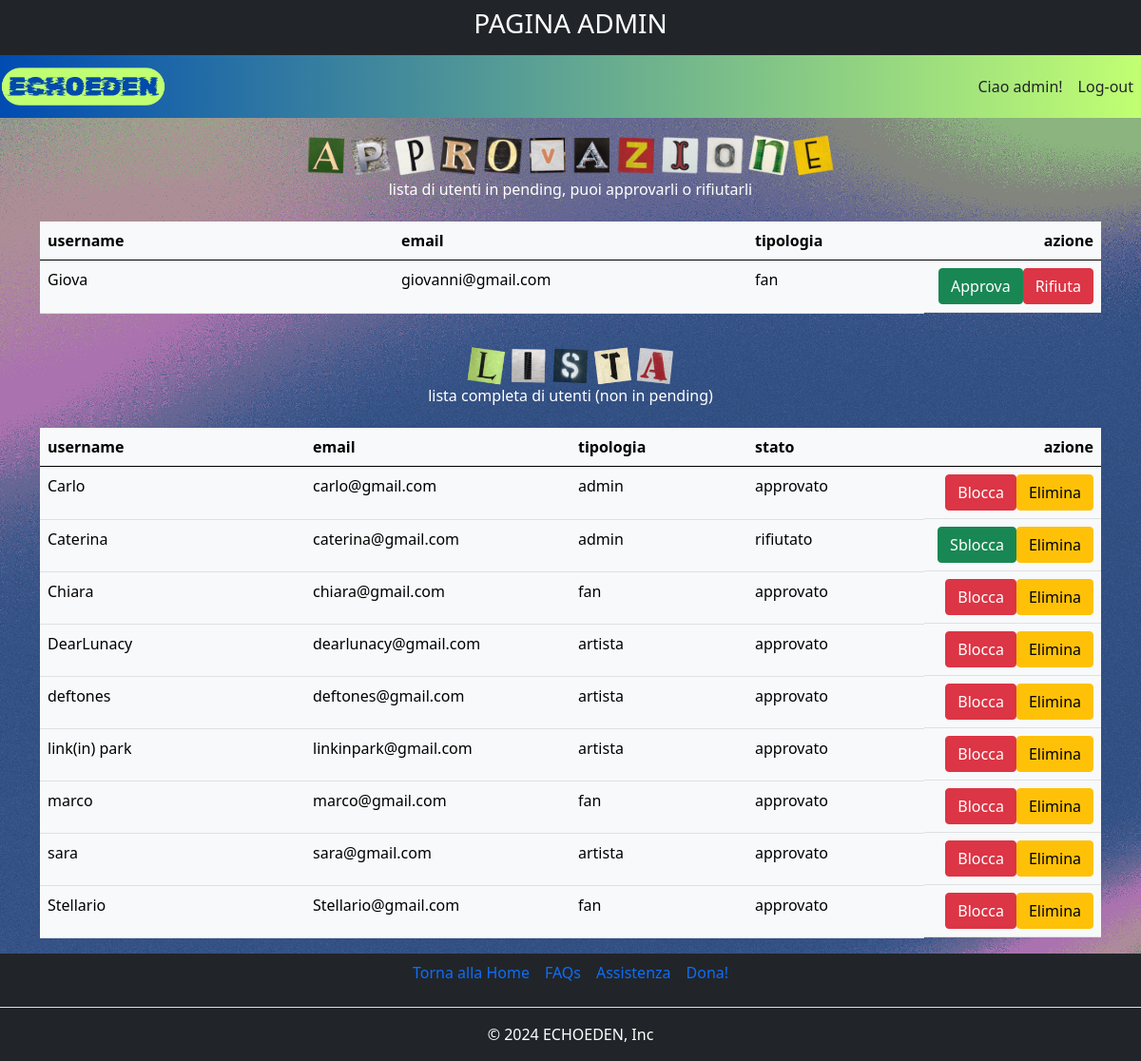
The app's page /progetto/frontend/gestione_utenti.php (signed in) with its own data.
### tables this page shows
CREATE TABLE `utente` (
  `username` varchar(20) NOT NULL,
  `email` varchar(50) NOT NULL,
  `password` varchar(50) NOT NULL,
  `tipologia` enum('admin','fan','artista','') NOT NULL,
  `approvazione` enum('approvato','pending','rifiutato','') NOT NULL,
  `descrizione` varchar(500) DEFAULT NULL,
  `immagine_profilo` varchar(100) DEFAULT NULL
);

### progetto/frontend/gestione_utenti.php (the view, shortened to what this page needs)
<!DOCTYPE html>
<?php
    require "../common/setup.php";
?>
<html>
    <?php include "../common/head.php"; ?>
    <link rel="stylesheet" href="../css/style.css">
    <body class='bg-image'>
        <?php include "../common/navbar.php"; ?>
        <div class="container">
            <div class="text-center mt-3">
                <img src="../media/approvazione.png" class="img-fluid" style="width: 50%;">
                <h6 class="text-white">lista di utenti in pending, puoi approvarli o rifiutarli</h6>
            </div>
            <div class="table-responsive">
                <table class="table overflow-auto mt-3 table-light">
                    <thead class="thead-dark">
                        <tr>
                            <th class="col-4">username</th>
                            <th class="col-4">email</th>
                            <th class="col-2">tipologia</th>
                            <th class="col-2 text-end">azione</th>
                        </tr>
                    </thead>
                    <tbody>
                        <?php
                        $sql = "SELECT username, email, tipologia FROM utente WHERE approvazione = 'pending'";
                        $res = $cid->query($sql);
                        if ($res->num_rows > 0) {
                            while($row = $res->fetch_assoc()) {
                                echo "<tr id='row-{$row['username']}'>
                                    <td>{$row['username']}</td>
                                    <td>{$row['email']}</td>
                                    <td>{$row['tipologia']}</td>
                                    <td class='text-right d-flex justify-content-end flex-column flex-md-row'>
                                        <form action='../backend/gestione_utenti-exe.php' method='POST'>
                                            <input type='hidden' name='username' value='{$row['username']}'>
                                            <input type='hidden' name='operazione' value='approvato'>
                                            <button type='submit' class='btn btn-success' data-id='{$row['username']}'>Approva</button>
                                        </form>
                                        <form action='../backend/gestione_utenti-exe.php' method='POST'>
                                            <input type='hidden' name='username' value='{$row['username']}'>
                                            <input type='hidden' name='operazione' value='rifiutato'>
                                            <button type='submit' class='btn btn-danger' data-id='{$row['username']}'>Rifiuta</button>
                                        </form>
                                    </td>
                                </tr>";
                            }
                        } else {
                            echo "<tr>
                                <td colspan='3'>Nessun utente in pending</td>
                            </tr>";
                        }
                        ?>
                    </tbody>
                </table>
            </div>
        </div>
        <div class="container">
            <div class="text-center mt-3">
                <img src="../media/lista.png" class="img-fluid" style="width: 20%;">
                <h6 class="text-white">lista completa di utenti (non in pending)</h6>
            </div>
            <div class="table-responsive">
                <table class="table overflow-auto mt-3 table-light">
                    <thead class="thead-dark">
                        <tr>
                            <th class="col-3">username</th>
                            <th class="col-3">email</th>
                            <th class="col-2">tipologia</th>
                            <th class="col-2">stato</th>
                            <th class="col-2 text-end">azione</th>
                        </tr>
                    </thead>
                    <tbody>
                        <?php
                        $sql = "SELECT username, email, tipologia, approvazione, immagine_profilo FROM utente WHERE approvazione != 'pending' AND username != '" . $_SESSION['username'] . "'";
                        $res = $cid->query($sql);
                        if ($res->num_rows > 0) {
                            while($row = $res->fetch_assoc()) {
                                echo "<tr id='row-{$row['username']}'>
                                    <td>{$row['username']}</td>
                                    <td>{$row['email']}</td>
                                    <td>{$row['tipologia']}</td>
                                    <td>{$row['approvazione']}</td>
                                    <td class='text-right d-flex justify-content-end flex-column flex-md-row'>";
                                    if ($row['approvazione'] == 'approvato') {
                                        echo "<form action='../backend/gestione_utenti-exe.php' method='POST'>
                                            <input type='hidden' name='username' value='{$row['username']}'>
                                            <input type='hidden' name='operazione' value='rifiutato'>
                                            <input type='hidden' name='immagine_profilo' value='{$row['immagine_profilo']}'>
                                            <button type='submit' class='btn btn-danger' data-id='{$row['username']}'>Blocca</button>
                                        </form>
                                        <form action='../backend/gestione_utenti-exe.php' method='POST'>
                                            <input type='hidden' name='username' value='{$row['username']}'>
                                            <input type='hidden' name='operazione' value='elimina'>
                                            <input type='hidden' name='immagine_profilo' value='{$row['immagine_profilo']}'>
                                            <button type='submit' class='btn btn-warning' data-id='{$row['username']}'>Elimina</button>
                                        </form>";
                                    } else if ($row['approvazione'] == 'rifiutato') {
                                        echo "<form action='../backend/gestione_utenti-exe.php' method='POST'>
                                            <input type='hidden' name='username' value='{$row['username']}'>
                                            <input type='hidden' name='operazione' value='approvato'>
                                            <input type='hidden' name='immagine_profilo' value='{$row['immagine_profilo']}'>
                                            <button type='submit' class='btn btn-success' data-id='{$row['username']}'>Sblocca</button>
                                        </form>
                                        <form action='../backend/gestione_utenti-exe.php' method='POST'>
                                            <input type='hidden' name='username' value='{$row['username']}'>
                                            <input type='hidden' name='operazione' value='elimina'>
                                            <input type='hidden' name='immagine_profilo' value='{$row['immagine_profilo']}'>
                                            <button type='submit' class='btn btn-warning' data-id='{$row['username']}'>Elimina</button>
                                        </form>";
                                    }
                                    echo "</td>
                                    </tr>";
                            }
                        } else {
                            echo "<tr>
                                <td colspan='3'>Nessun utente</td>
                            </tr>";
                        }
                        ?>
                    </tbody>
                </table>
            </div>
        </div>
        <?php include "../common/footer.php"; ?>
    </body>
</html>

### progetto/css/style.css (style rules this page uses)
html, body { margin: 0; padding: 0; height: 100%; }
body { min-height: 100vh; display: flex; flex-direction: column; }
.bg-image { background-image: url("../media/gradient_background.png"); background-size: cover; background-repeat: no-repeat; background-attachment: fixed; background-position: center center; }

### records on screen
utente: username "Giova", email "giovanni@gmail.com", tipologia "fan"
utente: username "Carlo", email "carlo@gmail.com", tipologia "admin", approvazione "approvato"
utente: username "Caterina", email "caterina@gmail.com", tipologia "admin", approvazione "rifiutato"
utente: username "Chiara", email "chiara@gmail.com", tipologia "fan", approvazione "approvato"
utente: username "DearLunacy", email "dearlunacy@gmail.com", tipologia "artista", approvazione "approvato"
utente: username "deftones", email "deftones@gmail.com", tipologia "artista", approvazione "approvato"
utente: username "link(in) park", email "linkinpark@gmail.com", tipologia "artista", approvazione "approvato"
utente: username "marco", email "marco@gmail.com", tipologia "fan", approvazione "approvato"
utente: username "sara", email "sara@gmail.com", tipologia "artista", approvazione "approvato"
utente: username "Stellario", email "Stellario@gmail.com", tipologia "fan", approvazione "approvato"

### other values on screen
$_SESSION[username] "admin"
